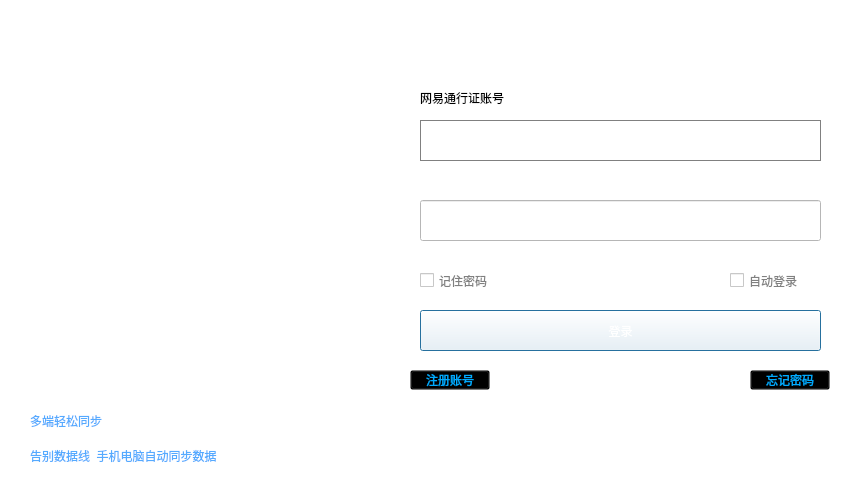
<?xml version="1.0" encoding="UTF-8"?>
<ui version="4.0">
 <class>LoginDialog</class>
 <widget class="QDialog" name="LoginDialog">
  <property name="geometry">
   <rect>
    <x>0</x>
    <y>0</y>
    <width>861</width>
    <height>498</height>
   </rect>
  </property>
  <property name="minimumSize">
   <size>
    <width>861</width>
    <height>498</height>
   </size>
  </property>
  <property name="maximumSize">
   <size>
    <width>861</width>
    <height>498</height>
   </size>
  </property>
  <property name="windowTitle">
   <string/>
  </property>
  <property name="styleSheet">
   <string notr="true">background-color:white;</string>
  </property>
  <property name="sizeGripEnabled">
   <bool>true</bool>
  </property>
  <property name="modal">
   <bool>true</bool>
  </property>
  <widget class="QPushButton" name="pushButtonLogin">
   <property name="geometry">
    <rect>
     <x>420</x>
     <y>310</y>
     <width>401</width>
     <height>41</height>
    </rect>
   </property>
   <property name="styleSheet">
    <string notr="true">border-image: url(:/image/image/loginbackground.png);
color:white;</string>
   </property>
   <property name="text">
    <string>登录</string>
   </property>
  </widget>
  <widget class="QLineEdit" name="lineEditPassWord">
   <property name="geometry">
    <rect>
     <x>420</x>
     <y>200</y>
     <width>401</width>
     <height>41</height>
    </rect>
   </property>
   <property name="styleSheet">
    <string notr="true"/>
   </property>
  </widget>
  <widget class="QCheckBox" name="checkBoxRemeber">
   <property name="geometry">
    <rect>
     <x>420</x>
     <y>270</y>
     <width>91</width>
     <height>21</height>
    </rect>
   </property>
   <property name="styleSheet">
    <string notr="true">color:gray;
font: 10pt &quot;宋体&quot;;</string>
   </property>
   <property name="text">
    <string>记住密码</string>
   </property>
  </widget>
  <widget class="QCheckBox" name="checkBoxAuto">
   <property name="geometry">
    <rect>
     <x>730</x>
     <y>270</y>
     <width>91</width>
     <height>21</height>
    </rect>
   </property>
   <property name="styleSheet">
    <string notr="true">color:gray;
font: 10pt &quot;宋体&quot;;</string>
   </property>
   <property name="text">
    <string>自动登录</string>
   </property>
  </widget>
  <widget class="QComboBox" name="comboBoxUserName">
   <property name="geometry">
    <rect>
     <x>420</x>
     <y>120</y>
     <width>401</width>
     <height>41</height>
    </rect>
   </property>
   <property name="styleSheet">
    <string notr="true">QComboBox{border:1px solid gray;}
QComboBox QAbstractItemView::item{height:25px;}
QComboBox::down-arrow{image:url(:/image/image/down.png);}
QComboBox::drop-down{border:0px;min-width: 40px;}</string>
   </property>
   <property name="editable">
    <bool>true</bool>
   </property>
  </widget>
  <widget class="QWidget" name="widget" native="true">
   <property name="geometry">
    <rect>
     <x>0</x>
     <y>0</y>
     <width>351</width>
     <height>498</height>
    </rect>
   </property>
   <property name="styleSheet">
    <string notr="true">background-image: url(:/image/image/background.png);</string>
   </property>
   <widget class="QLabel" name="labelImage">
    <property name="geometry">
     <rect>
      <x>40</x>
      <y>90</y>
      <width>271</width>
      <height>311</height>
     </rect>
    </property>
    <property name="styleSheet">
     <string notr="true">border-image: url(:/image/image/IntroGif.gif);</string>
    </property>
    <property name="text">
     <string/>
    </property>
   </widget>
   <widget class="QLabel" name="labelNode">
    <property name="geometry">
     <rect>
      <x>80</x>
      <y>40</y>
      <width>171</width>
      <height>38</height>
     </rect>
    </property>
    <property name="styleSheet">
     <string notr="true"/>
    </property>
    <property name="text">
     <string/>
    </property>
   </widget>
   <widget class="QLabel" name="labelText">
    <property name="geometry">
     <rect>
      <x>0</x>
      <y>351</y>
      <width>351</width>
      <height>141</height>
     </rect>
    </property>
    <property name="text">
     <string/>
    </property>
   </widget>
   <widget class="QLabel" name="label">
    <property name="geometry">
     <rect>
      <x>30</x>
      <y>400</y>
      <width>251</width>
      <height>41</height>
     </rect>
    </property>
    <property name="styleSheet">
     <string notr="true">font: 75 18pt &quot;宋体&quot;;
color: rgb(85, 170, 255);</string>
    </property>
    <property name="text">
     <string>多端轻松同步</string>
    </property>
   </widget>
   <widget class="QLabel" name="label_2">
    <property name="geometry">
     <rect>
      <x>30</x>
      <y>440</y>
      <width>261</width>
      <height>31</height>
     </rect>
    </property>
    <property name="styleSheet">
     <string notr="true">color: rgb(85, 170, 255);</string>
    </property>
    <property name="text">
     <string>告别数据线  手机电脑自动同步数据</string>
    </property>
   </widget>
  </widget>
  <widget class="QLabel" name="label_3">
   <property name="geometry">
    <rect>
     <x>420</x>
     <y>90</y>
     <width>101</width>
     <height>16</height>
    </rect>
   </property>
   <property name="styleSheet">
    <string notr="true">font: 75 10pt &quot;宋体&quot;;</string>
   </property>
   <property name="text">
    <string>网易通行证账号</string>
   </property>
  </widget>
  <widget class="QPushButton" name="pushButtonRegister">
   <property name="geometry">
    <rect>
     <x>410</x>
     <y>370</y>
     <width>80</width>
     <height>20</height>
    </rect>
   </property>
   <property name="styleSheet">
    <string notr="true">background-color:transparent;
color: rgb(0, 170, 255);
font: 10pt &quot;宋体&quot;;</string>
   </property>
   <property name="text">
    <string>注册账号</string>
   </property>
  </widget>
  <widget class="QPushButton" name="pushButtonForgetPassWord">
   <property name="geometry">
    <rect>
     <x>750</x>
     <y>370</y>
     <width>80</width>
     <height>20</height>
    </rect>
   </property>
   <property name="styleSheet">
    <string notr="true">background-color:transparent;
font: 10pt &quot;宋体&quot;;
color: rgb(0, 170, 255);</string>
   </property>
   <property name="text">
    <string>忘记密码</string>
   </property>
  </widget>
 </widget>
 <resources/>
 <connections/>
</ui>
